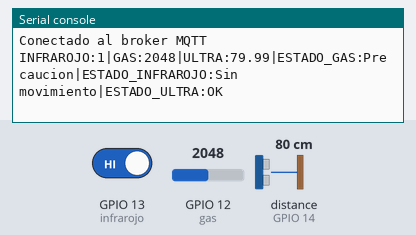
A program run on a simulated ESP32 board running MicroPython. On the bench: the last lines printed to the serial console. Inputs (shaded band) come from the test bench; at power-on: GPIO 12 (gas) = 2048, GPIO 13 (infrarojo) HIGH, distance to the obstacle (sensor on GPIO 14) 80 cm (analog values on the 0–4095 scale). The echo pulse lasts 58.3 µs per cm; WiFi joins after 1.5 s; no MQTT or app messages arrive unless stated.

Above: at 2.8 s.
2.9 s: GPIO 12 (gas) set to 2540
At 8.1 s:
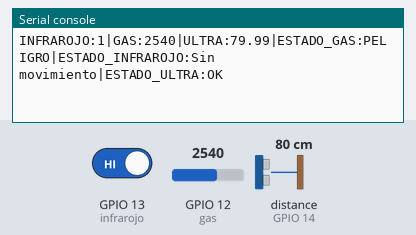
8.9 s: GPIO 13 (infrarojo) driven LOW
At 12.4 s:
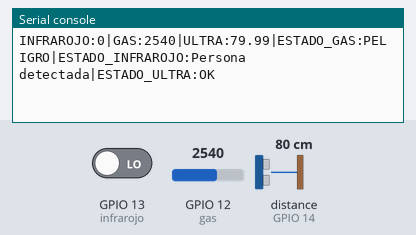
14.9 s: GPIO 12 (gas) set to 2460
At 17.8 s:
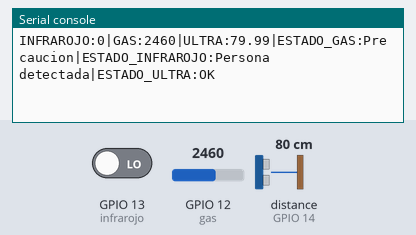
20.9 s: GPIO 12 (gas) set to 1460
At 22.1 s:
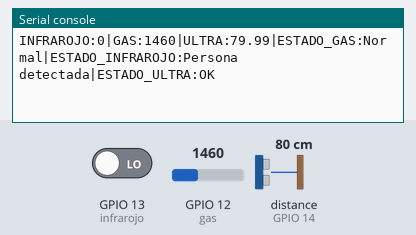
26.9 s: GPIO 13 (infrarojo) driven HIGH
At 32.9 s:
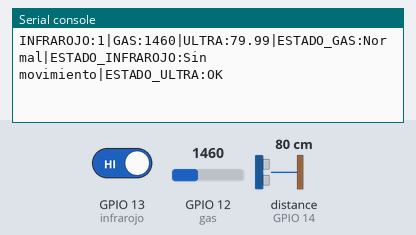
33.2 s: distance to the obstacle (sensor on GPIO 14) set to 2 cm
At 37.1 s:
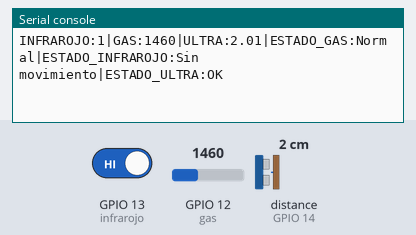

The program:

main.py
```python
from machine import Pin, ADC, time_pulse_us
from umqtt.simple import MQTTClient
import network
import time
import ujson

# Configuración WiFi
WIFI_SSID = "tu_red"
WIFI_PASSWORD = "tu_password"

# Configuración MQTT
MQTT_BROKER = "broker.emqx.io"
MQTT_PORT = 1883
MQTT_CLIENT_ID = "esp32_sensores"

TOPIC_INFRAROJO = b"iot/sensor/infrarojo"
TOPIC_GAS = b"iot/sensor/gas"
TOPIC_ULTRA = b"iot/sensor/ultrasonico"

# Sensores (Cambiar segun tu disposicion de pines)
trigger = Pin(27, Pin.OUT)
echo = Pin(14, Pin.IN)
infrarojo = Pin(13, Pin.IN)
gas = ADC(Pin(12))
gas.atten(ADC.ATTN_11DB)

def conectar_wifi():
    wlan = network.WLAN(network.STA_IF)
    wlan.active(True)
    if not wlan.isconnected():
        print("Conectando a WiFi...")
        wlan.connect(WIFI_SSID, WIFI_PASSWORD)
        while not wlan.isconnected():
            time.sleep(0.5)
    print("WiFi conectada:", wlan.ifconfig())

def conectar_mqtt():
    client = MQTTClient(MQTT_CLIENT_ID, MQTT_BROKER, port=MQTT_PORT)
    client.connect()
    print("Conectado al broker MQTT")
    return client

conectar_wifi()
client = conectar_mqtt()

while True:
    # Sensor Ultrasonico
    trigger.value(0)
    time.sleep_us(2)
    trigger.value(1)
    time.sleep_us(10)
    trigger.value(0)
    duracion = time_pulse_us(echo, 1, 30000)
    distancia = (duracion * 0.0343) / 2
    estado_ultra = "OK" if duracion > 0 else "Error"

    # Sensor infrarojo
    movimiento = infrarojo.value()
    if movimiento == 0:
        estado_infrarojo = "Persona detectada"
    else:
        estado_infrarojo = "Sin movimiento"

    # Sensor de Gas
    valor_gas = gas.read()
    if valor_gas < 1500:
        estado_gas = "Normal"
    elif valor_gas < 2500:
        estado_gas = "Precaucion"
    else:
        estado_gas = "PELIGRO"

    linea = "INFRAROJO:{}|GAS:{}|ULTRA:{:.2f}|ESTADO_GAS:{}|ESTADO_INFRAROJO:{}|ESTADO_ULTRA:{}".format(
        movimiento, valor_gas, distancia, estado_gas, estado_infrarojo, estado_ultra)
    print(linea)

    # --- Payloads: mismos campos y estructura que tu script de PC ---
    payload_infrarojo = ujson.dumps({"valor": movimiento, "estado": estado_infrarojo})
    payload_gas = ujson.dumps({"valor": valor_gas, "estado": estado_gas})
    payload_ultra = ujson.dumps({"valor": round(distancia, 2), "estado": estado_ultra})

    try:
        client.publish(TOPIC_INFRAROJO, payload_infrarojo)
        client.publish(TOPIC_GAS, payload_gas)
        client.publish(TOPIC_ULTRA, payload_ultra)
    except Exception as ex:
        print("Error al publicar MQTT:", ex)
        try:
            client = conectar_mqtt()   # reintenta reconectar si se cayó
        except Exception as ex2:
            print("No se pudo reconectar:", ex2)

    time.sleep(5)
```

Measured:
- after the input at 2.9 s, the serial console: prints a new line after 3.8 s (image 1)
- after the input at 8.9 s, the serial console: prints a new line after 2.8 s (image 2)
- after the input at 14.9 s, the serial console: prints a new line after 1.8 s (image 3)
- after the input at 20.9 s, the serial console: prints a new line after 0.81 s (image 4)
- after the input at 26.9 s, the serial console: prints a new line after 4.8 s (image 5)
- after the input at 33.2 s, the serial console: prints a new line after 3.5 s (image 6)
